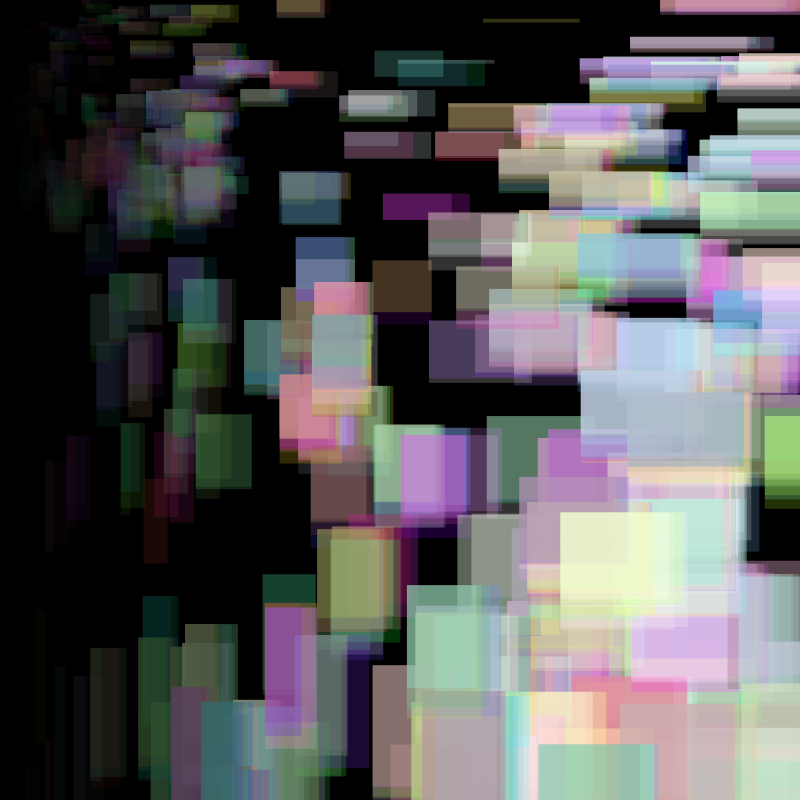
Frame 1 (no input)
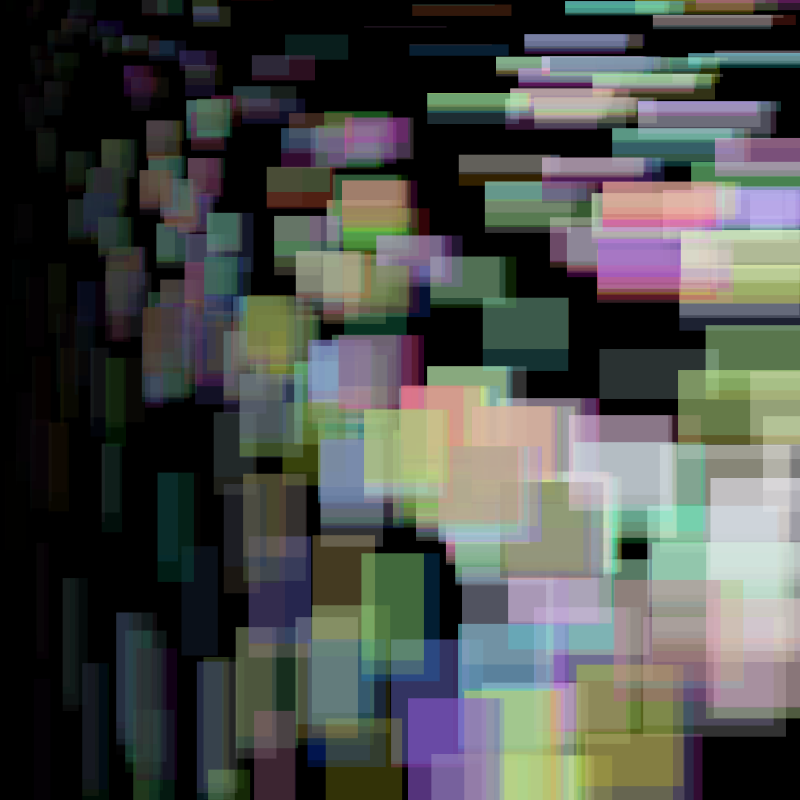
Frame 60 (the mouse pressed at the canvas centre just before this capture)
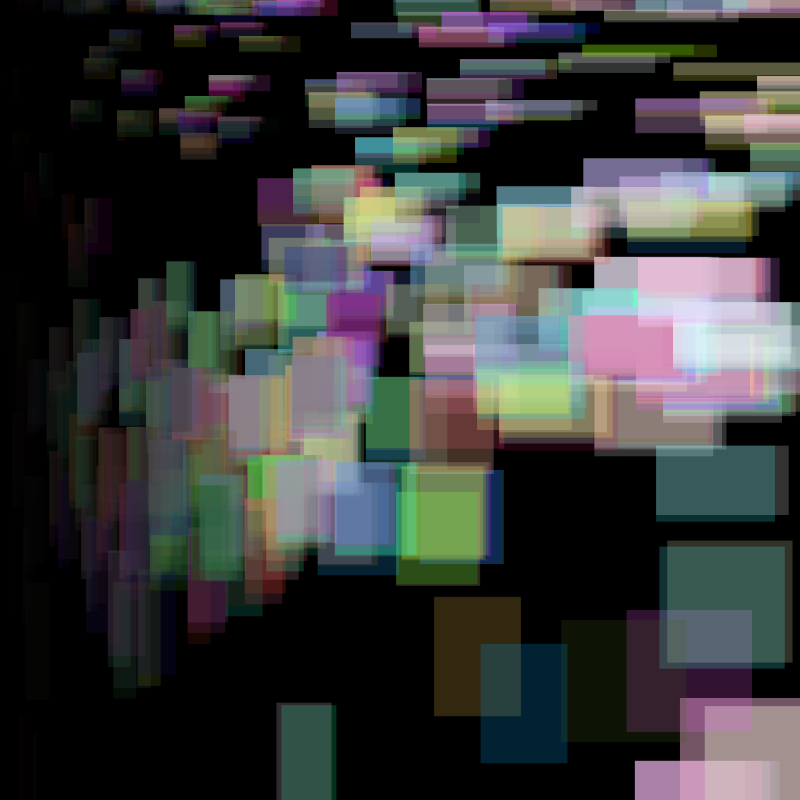
Frame 120 (the mouse held since frame 60 and released just before this capture)

The Processing sketch that drew these frames (run headless with seeded random() and noise(); from frame 60 on, the mouse is pressed at the canvas centre):

// Processing sketch: processing_161973
// ── processing_161973.pde

int NUM_THINGS = 100;
int NUM_THINGS2 = 200;
// creating an (empty) global array with a
// capacity of 10 elements of type Ball
Thing[] things = new Thing[NUM_THINGS];
Thing[] things2 = new Thing[NUM_THINGS2];
Thing[] things3 = new Thing[NUM_THINGS2];
  
void setup()
{
  size(800, 800);
  smooth();
 frameRate(15);
  
  for (int i = 0; i < NUM_THINGS; i++)
  {
    things[i] = new Thing();   // populating the array
    things[i].x = random(0, width);
    things[i].y = random(0, height);
    things[i].direction = random(0, 800);
    things[i].myDiameter = random(0,15);
  }
   
    for (int i = 0; i < NUM_THINGS; i++)
  {
    things2[i] = new Thing();   // populating the array
    things2[i].x = random(0, .25*width);
    things2[i].y = random(0, .25*height);
    things2[i].direction = random(200, 800);
    things2[i].myDiameter = random(0,15);
  }
   
    for (int i = 0; i < NUM_THINGS; i++)
  {
    things3[i] = new Thing();   // populating the array
    things3[i].x = random(0, width);
    things3[i].y = random(0, height);
    things3[i].direction = random(0, 800);
    things3[i].myDiameter = random(0,15);
  }
   
}
  
void draw()
{ 
  background( 0, 0, 0);
  
  //call the method update everytime I draw
  for (int i = 0; i < NUM_THINGS; i++)
  {
    things[i].update();
  }
   
    for (int i = 0; i < NUM_THINGS; i++)
  {
    things2[i].update();
  }
  for(int i = 0; i<NUM_THINGS; i++)
  {
    things3[i].update();
  }
}
  
  
class Thing
{
  //parameters of my thing
  float myDiameter = 15;
  float x;
  float y;
  color col = #EA0707;
  float speed = 3;
  float direction = 0;
  
  
  //method(s) for my thing
  void update()
  {
    /*
    convert direction into radians
     break it down to the sinus and cosinus
     which are the vertical and horizontal component
     of the angle then multiply for speed
     (because in trigonometry you always work with a radius of 1)
     */
    float dX = cos(radians(direction))*speed;
    float dY = sin(radians(direction))*speed;
  
    //the result are the steps in the vertical and horizontal direction
    x = x + dY;
    y = y + dX;
  
    direction++;
  
    //managing borders
    if (x > width-30)
    {
      x = 0;
    }
  
    if (x < 0)
    {
      x = width;
    }
  
    if (y > height-30)
    {
      y = 0;
    }
  
    if (y < 0)
    {
      y = height;
    }
  
    //draw the thing 
    noFill();
    noStroke();
    ellipse(x, y, myDiameter, myDiameter);
  
 
    //example of interaction among things//
    //every object scans the other objects using the global array
    for (int i = 0; i < NUM_THINGS; i++)
    {
      //temporary variable to store the other
      Thing other = things[i];
  
      //it's not a good idea to make theinteract with itself
      //this points to the specific instance
      if ( this != other || this == other)
      {
        //after I determine it's another thing I check the distance
        if (dist(y, x, other.y, other.x)<100)
        {
          //and do something
          //stroke(255, 255, 255, 150);
          //noStroke();
          //stroke(255);
          strokeWeight(5);
          //line(y, x, other.x, other.y);
          fill(random(x), random(x), random(x), 50);
           
          //HERE!
           
          rect(x, y, other.x/5, other.y/5);
          //rect(x, y, random(10, 30), random(10, 30));
        }
      }
    }
 
  }
}
